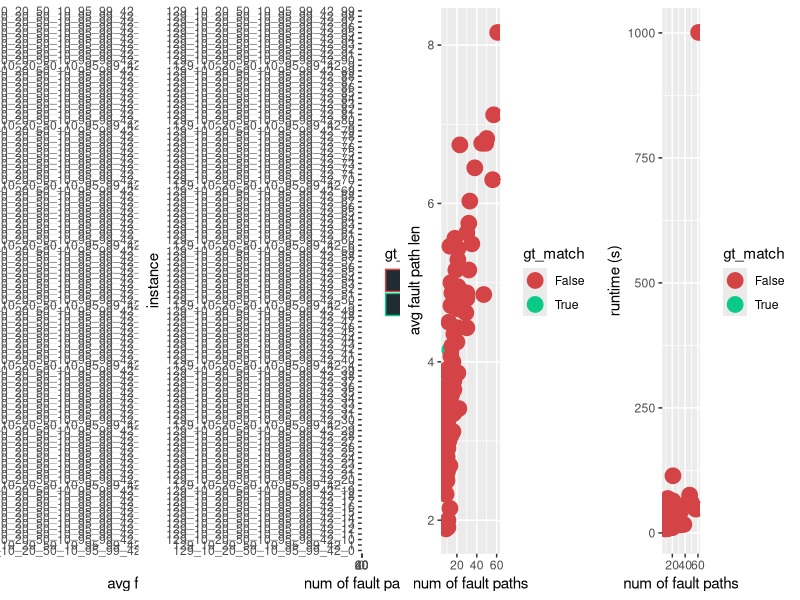
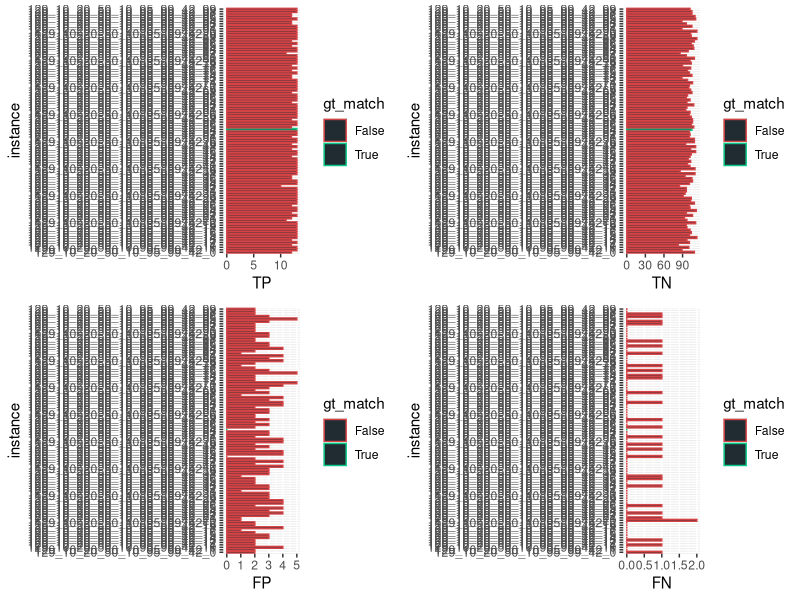

Reproduce these figures in R, in order.
library(ggplot2)
library(gridExtra)

BAR_COLOR <- c(rgb(32, 43, 50, maxColorValue = 255))
COLOR_VALS <- scale_color_manual(values = c("#d44345", "#0bc986", "#ffb641", "#33364d"))
BAR_DEF <- geom_bar(stat = "identity", fill = BAR_COLOR, width = 0.75)

gen_plot <- function(plot_points_pre, y_name, x_name, filename) {
    final_plot <- plot_points_pre + BAR_DEF + coord_flip() + xlab(x_name) + ylab(y_name) + COLOR_VALS
    ggsave(final_plot, file = filename, width = 6, height = 12)
}

gen_multi_plot_four <- function(
        pp1, pp2, pp3, pp4, y, x1, x2, x3, x4, filename
    ) {
    fpp1 <- pp1 + BAR_DEF + coord_flip() + xlab(y) + ylab(x1) + COLOR_VALS
    fpp2 <- pp2 + BAR_DEF + coord_flip() + xlab(y) + ylab(x2) + COLOR_VALS
    fpp3 <- pp3 + BAR_DEF + coord_flip() + xlab(y) + ylab(x3) + COLOR_VALS
    fpp4 <- pp4 + BAR_DEF + coord_flip() + xlab(y) + ylab(x4) + COLOR_VALS
    combined_plot <- grid.arrange(fpp1, fpp2, fpp3, fpp4, ncol = 2)
    ggsave(combined_plot, file = filename, width = 12, height = 20)
}

gen_fault_path_multi_plot <- function(
        pp1, pp2, pp3, pp4, y1, y2, y3, x1, x2, x3, x4, filename
    ) {
    fpp1 <- pp1 + BAR_DEF + coord_flip() + xlab(y1) + ylab(x1) + COLOR_VALS
    fpp2 <- pp2 + BAR_DEF + coord_flip() + xlab(y1) + ylab(x2) + COLOR_VALS
    fpp3 <- pp3 + geom_point(size=5) + xlab(x3) + ylab(y2) + COLOR_VALS
    fpp4 <- pp4 + geom_point(size=5) + xlab(x4) + ylab(y3) + COLOR_VALS
    combined_plot <- grid.arrange(fpp1, fpp2, fpp3, fpp4, ncol = 4)
    ggsave(combined_plot, file = filename, width = 28, height = 14)
}

input <- read.csv(file = "res.csv", header = TRUE, sep = ",", check.name = FALSE)

# fault path plots

p1 <- ggplot(
    data = input, aes_string(
        x = "instance", y = "avg_fp_len", color = "gt_match", group = "gt_match"
    )
)

p2 <- ggplot(
    data = input, aes_string(
        x = "instance", y = "`#fault_paths`", color = "gt_match", group = "gt_match"
    )
)

p3 <- ggplot(
    data = input, aes_string(
        x = "`#fault_paths`", y = "avg_fp_len", color = "gt_match", group = "gt_match",
        ymin = min("avg_fp_len"), ymax=max("avg_fp_len")
    )
)

p4 <- ggplot(
    data = input, aes_string(
        x = "`#fault_paths`", y = "`runtime (s)`", color = "gt_match", group = "gt_match",
        ymin = min("`runtime (s)`"), ymax=max("`runtime (s)`")
    )
)

gen_fault_path_multi_plot(
    p1, p2, p3, p4, "instance", "avg fault path len", "runtime (s)", "avg fault path len", "num of fault paths",
    "num of fault paths", "num of fault paths", "fault_paths.png"
)

# confusion matrix plots

p1 <- ggplot(
    data = input, aes_string(
        x = "instance", y = "TP", color = "gt_match", group = "gt_match"
    )
)

p2 <- ggplot(
    data = input, aes_string(
        x = "instance", y = "TN", color = "gt_match", group = "gt_match"
    )
)

p3 <- ggplot(
    data = input, aes_string(
        x = "instance", y = "FP", color = "gt_match", group = "gt_match"
    )
)

p4 <- ggplot(
    data = input, aes_string(
        x = "instance", y = "FN", color = "gt_match", group = "gt_match"
    )
)

gen_multi_plot_four(
    p1, p2, p3, p4,
    "instance",
    "TP", "TN", "FP", "FN",
    "confusion_matrix.png"
)
